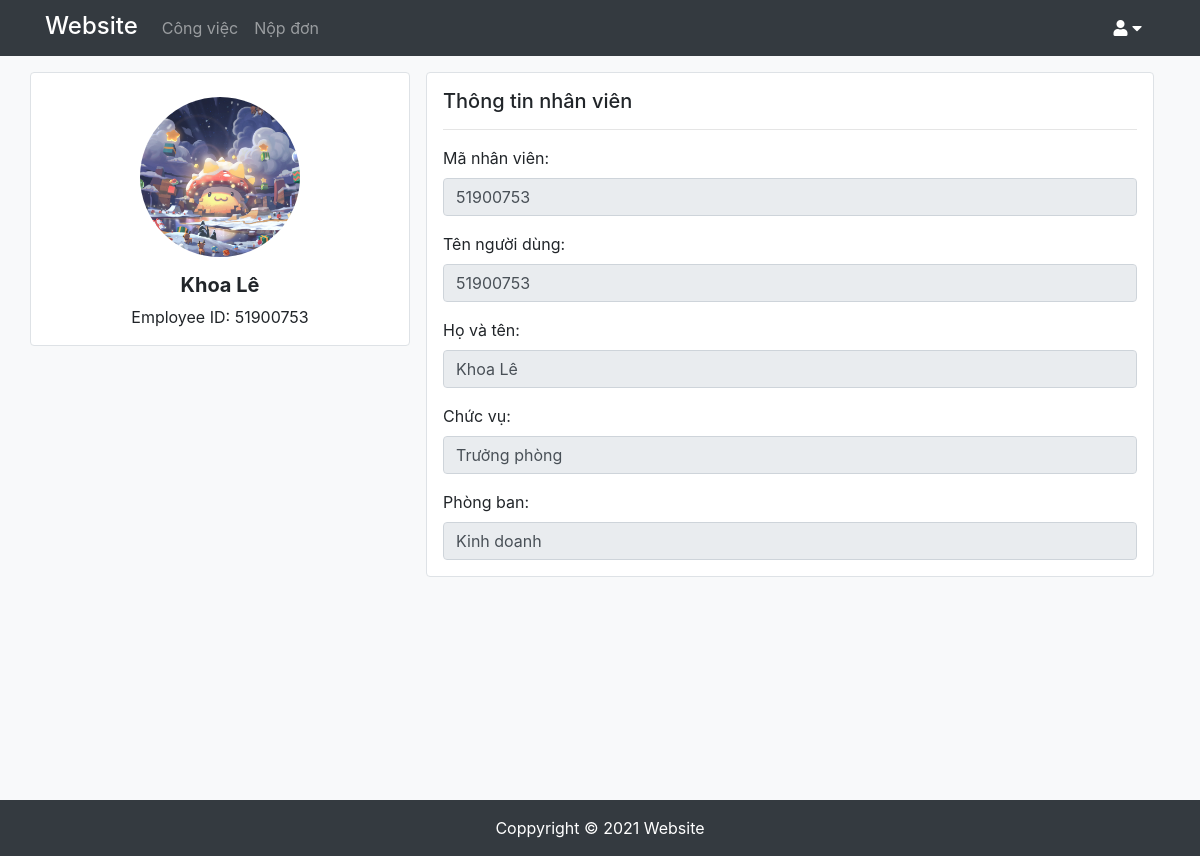
The page /profile.php?username=51900753 (signed in) on the database its author committed.
### tables this page shows
CREATE TABLE `account` (
  `username` varchar(20) NOT NULL,
  `password` varchar(100) NOT NULL,
  `hoten` varchar(50) NOT NULL,
  `chucvu` varchar(20) NOT NULL DEFAULT 'Nhân viên',
  `maphongban` smallint(6) DEFAULT NULL,
  `avatar` text NOT NULL DEFAULT 'default_avatar.png'
);

CREATE TABLE `phongban` (
  `ID` smallint(6) NOT NULL,
  `tenphongban` varchar(20) NOT NULL,
  `matruongphong` varchar(20) DEFAULT NULL,
  `mota` varchar(255) NOT NULL,
  `sophong` tinyint(4) NOT NULL
);

### profile.php (the view, shortened to what this page needs)
<?php
    require_once './API/connection.php';
    $input_username = !empty($_GET['username']) ? $_GET['username'] : $_SESSION['user'];
    $stmt = $conn->prepare('SELECT username, hoten, chucvu, tenphongban, avatar FROM account, phongban
                            WHERE account.maphongban = phongban.ID AND account.username = ?');
    $stmt->bind_param("s", $input_username);
    if (!$stmt->execute()) {
        die($error = $stmt->error);
    }
    $result = $stmt->get_result();
    $row = $result->fetch_assoc();
    $hoten = $row['hoten'];
    $chucvu = $row['chucvu'];
    $tenphongban = $row['tenphongban'];
    $avatar = $row['avatar'];
?>
<!DOCTYPE html>
<html lang="en">
<head>
    <link rel="stylesheet" href="https://maxcdn.bootstrapcdn.com/bootstrap/4.5.2/css/bootstrap.min.css">
    <link href="https://cdnjs.cloudflare.com/ajax/libs/font-awesome/5.13.0/css/all.min.css" rel="stylesheet">
    <link rel="stylesheet" href="style.css">
</head>
<body>
    <div id="wrapper">
        <?php
            include 'navbar.php';
        ?>
        <div class="container ">
            <div class="row ">
                <div class="col-lg-4 mb-3 mb-lg-0 p-0" >
                    <div class="p-3 pt-4 bg-white border rounded">
                        <div class="mb-3 mx-auto rounded-circle position-relative" style="width:160px; height:160px">
                            <img class="rounded-circle w-100 h-100" src="assets/img/<?= $avatar?>" >
                        </div>
                        <div class="text-center">
                            <div><h5><b><?= $hoten?></b></h5></div>
                            <div>Employee ID: <?= $input_username?></div>
                        </div>
                    </div>
                </div>
                <div class=" col-lg-8 p-0 px-lg-3 mb-4 mb-lg-0">
                    <div class="border p-3 rounded bg-white">
                        <h5>Thông tin nhân viên</h5>
                        <hr>
                        <div class="form-group mt-3">
                            <label for="">Mã nhân viên:</label>
                            <input type="text" class="form-control" id="username" disabled value="<?= $input_username?>">
                        </div>
                        <div class="form-group">
                            <label for="">Tên người dùng:</label>
                            <input type="text" class="form-control" id="" disabled value="<?= $input_username?>">
                        </div>
                        <div class="form-group">
                            <label for="new-password">Họ và tên:</label>
                            <input type="text" class="form-control" id="" disabled value="<?= $hoten?>">
                        </div>
                        <div class="form-group">
                            <label for="">Chức vụ:</label>
                            <input type="text" class="form-control" id="" disabled value="<?= $chucvu?>">
                        </div>
                        <div class="form-group mb-0">
                            <label for="">Phòng ban:</label>
                            <input type="text" class="form-control" id="" disabled value="<?= $tenphongban?>">
                        </div>
                    </div>
                </div>
            </div>
        </div>
        <?php
            include_once 'footer.php';
        ?>
    </div>
</body>
</html>

### style.css (style rules this page uses)
#wrapper { background-color: #f8f9fa; }
#wrapper > .container { min-height: calc(100vh - 3.5rem); padding-top: 1rem; padding-bottom: 1.5rem; margin-top: 56px; }
img { object-fit: cover; }

### rows shown on the page
account: avatar (picture), hoten "Khoa Lê", chucvu "Trưởng phòng", maphongban.tenphongban "Kinh doanh"

### other values the page prints
$input_username "51900753"
